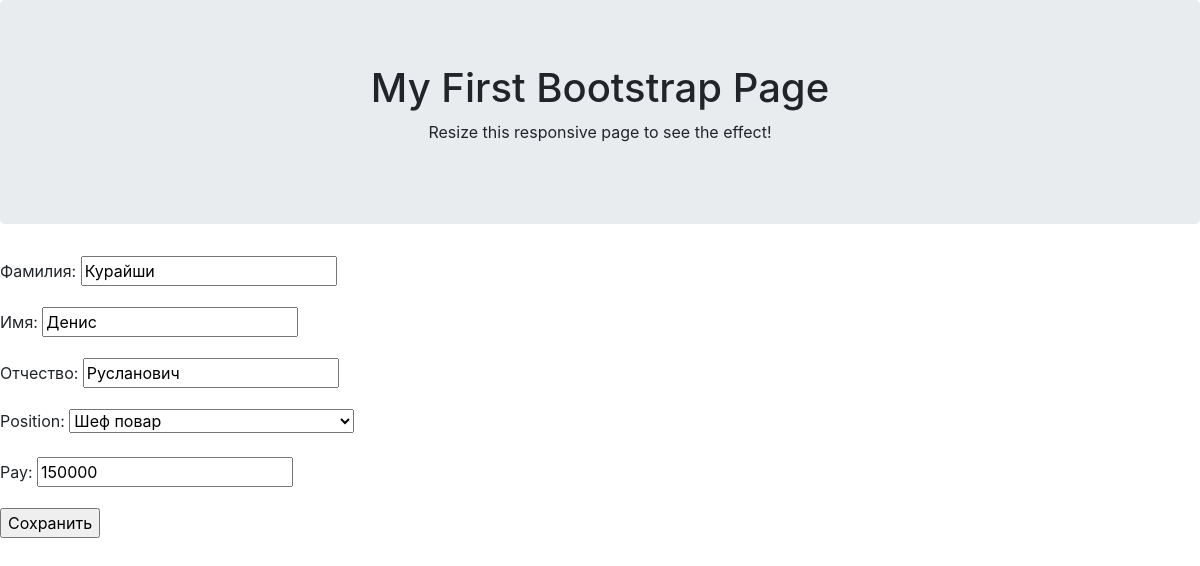
The app's page /table/change/2794/ with its own data.
### employee/models.py (models this page shows, shortened)
class Employee(MPTTModel):
    positions = (
        (None,'Выберите должность сотрудника'),
        ('cook','Повар'),
        ('shift_chef','Повар смены'),
        ('foreman','Бригадир'),
        ('sous_chef','Су шеф'),
        ('chef','Шеф повар')
    )
    last_name = models.CharField(verbose_name ='Фамилия',max_length = 50)
    first_name = models.CharField(verbose_name ='Имя', max_length = 50)
    middle_name = models.CharField(verbose_name ='Отчество',max_length = 50 )
    position = models.CharField(verbose_name = 'Должность',choices=positions,max_length=50)
    employment_date  = models.DateField(verbose_name='Дата приема на работу', auto_now=True)
    pay = models.DecimalField(max_digits=7,decimal_places=0)
    parent = TreeForeignKey('self',on_delete = models.CASCADE,null = True,blank=True, related_name = 'children')
    class MPTTMeta:
        order_inversion_by = ['first_name']

### employee/views.py (the view)
# urls.py: path('table/change/<int:pk>/',ChangeView.as_view(),name='change'),
class ChangeView(UpdateView):
    model = Employee
    form_class = EmployForm
    success_url = reverse_lazy('main')
    template_name = 'change.html'

### employee/forms.py
class EmployForm(forms.ModelForm):
    positions = (
        (None,'Выберите должность сотрудника'),
        ('cook','Повар'),
        ('shift_chef','Повар смены'),
        ('foreman','Бригадир'),
        ('sous_chef','Су шеф'),
        ('chef','Шеф повар')
    )
    last_name = forms.CharField(label ='Фамилия',max_length = 50)
    first_name = forms.CharField(label ='Имя', max_length = 50)
    middle_name = forms.CharField(label ='Отчество',max_length = 50 )
    position = forms.ChoiceField( choices=positions)
    pay = forms.DecimalField(max_digits=7,decimal_places=0)
    class Meta:
        model = Employee
        fields =('last_name','first_name','middle_name','position','pay')

### templates/change.html (shortened to what this page needs)
{% extends "base.html" %}
{% block content %}
<div class="jumbotron text-center">
    <h1>My First Bootstrap Page</h1>
    <p>Resize this responsive page to see the effect!</p>
  </div>
<form method="POST">
    {{ form.as_p }}
    <input type="submit" value="Сохранить">
</form>
{% endblock content %}

### records on screen
Employee: last_name "Курайши", first_name "Денис", middle_name "Русланович", position "Шеф повар", pay "150000"
